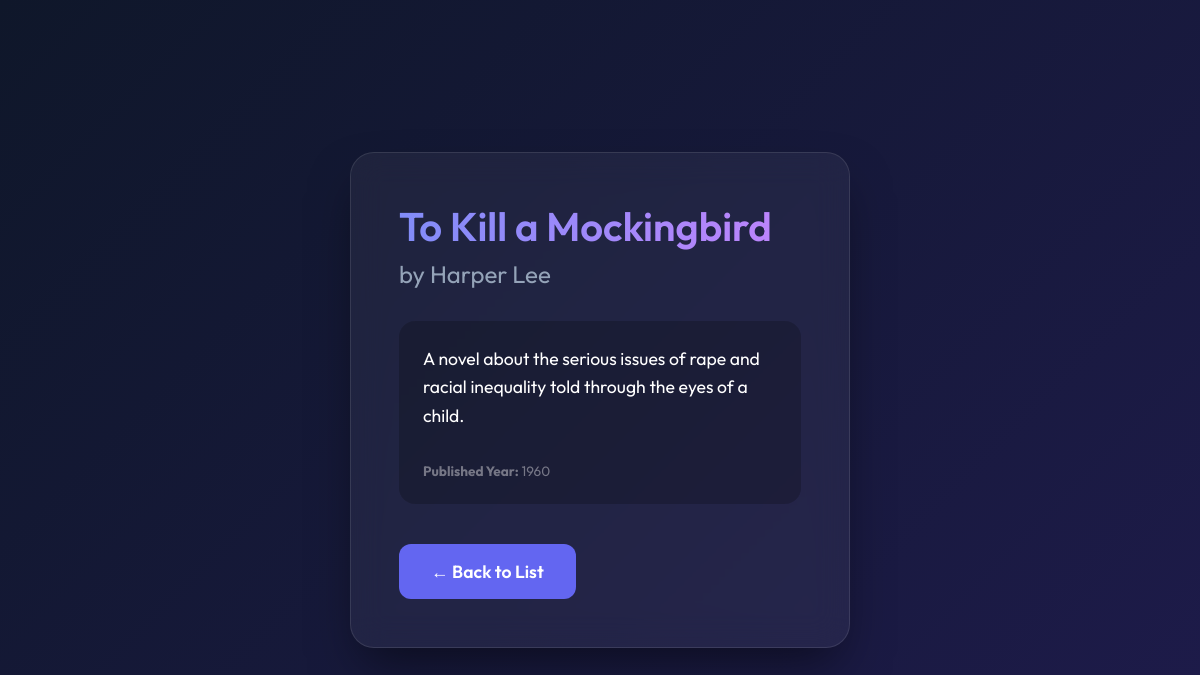
Screenshot of /book/4/ with the database file from the repository.
### book/models.py (models this page shows, shortened)
class Book(models.Model):
    title = models.CharField(max_length=255)
    author = models.CharField(max_length=255)
    description = models.TextField()
    published_year = models.IntegerField(null=True, blank=True)

### book/views.py (the view)
# urls.py: path('book/<int:pk>/', views.BookDetailView.as_view(), name='book-detail'),
class BookDetailView(generic.DetailView):
    model = Book
    template_name = 'book/book_detail.html'
    context_object_name = 'book'

### book/templates/book/book_detail.html (shortened to what this page needs)
{% load static %}
<!DOCTYPE html>
<html lang="en">
<head>
    <link rel="stylesheet" href="{% static 'book/style.css' %}">
</head>
<body>
    <div class="glass-container">
        <h1>{{ book.title }}</h1>
        <h2>by {{ book.author }}</h2>
        <div class="book-card" style="background: rgba(0,0,0,0.2); border: none;">
            <p style="color: white; font-size: 1.1rem; line-height: 1.6;">{{ book.description }}</p>
            {% if book.published_year %}
            <p class="book-meta" style="margin-bottom: 0;"><strong>Published Year:</strong> {{ book.published_year }}</p>
            {% endif %}
        </div>
        <br><br>
        <a href="javascript:history.back()" class="btn">← Back to List</a>
    </div>
</body>
</html>

### book/static/book/style.css (style rules this page uses)
:root { --primary: #6366f1; --primary-hover: #4f46e5; --bg-gradient: linear-gradient(135deg, #0f172a 0%, #1e1b4b 100%); --surface-color: rgba(255, 255, 255, 0.05); --surface-border: rgba(255, 255, 255, 0.1); --text-primary: #f8fafc; --text-secondary: #94a3b8; }
* { box-sizing: border-box; margin: 0; padding: 0; }
body { font-family: 'Outfit', sans-serif; background: var(--bg-gradient); color: var(--text-primary); min-height: 100vh; display: flex; justify-content: center; align-items: center; padding: 2rem; }
.glass-container { background: var(--surface-color); backdrop-filter: blur(16px); -webkit-backdrop-filter: blur(16px); border: 1px solid var(--surface-border); border-radius: 24px; padding: 3rem; width: 100%; max-width: 500px; box-shadow: 0 25px 50px -12px rgba(0, 0, 0, 0.5); animation: fadeIn 0.8s ease-out; }
h1 { font-size: 2.5rem; font-weight: 600; margin-bottom: 0.5rem; background: linear-gradient(to right, #818cf8, #c084fc); -webkit-background-clip: text; background-clip: text; -webkit-text-fill-color: transparent; }
h2 { font-size: 1.5rem; color: var(--text-secondary); font-weight: 400; margin-bottom: 2rem; }
p { color: var(--text-secondary); margin-bottom: 2rem; font-size: 1.1rem; }
button, .btn { background: var(--primary); color: white; border: none; border-radius: 12px; padding: 1rem 2rem; font-size: 1.1rem; font-weight: 600; font-family: inherit; cursor: pointer; transition: all 0.3s cubic-bezier(0.4, 0, 0.2, 1); text-decoration: none; display: inline-block; text-align: center; }
.book-card { background: rgba(255, 255, 255, 0.03); border: 1px solid var(--surface-border); border-radius: 16px; padding: 1.5rem; transition: transform 0.3s ease; }
.book-meta { font-size: 0.85rem; color: rgba(255, 255, 255, 0.4); }

### rows the page displays
Book: title "To Kill a Mockingbird", author "Harper Lee", description "A novel about the serious issues of rape and racial inequality told through the eyes of a child.", published_year "1960"
